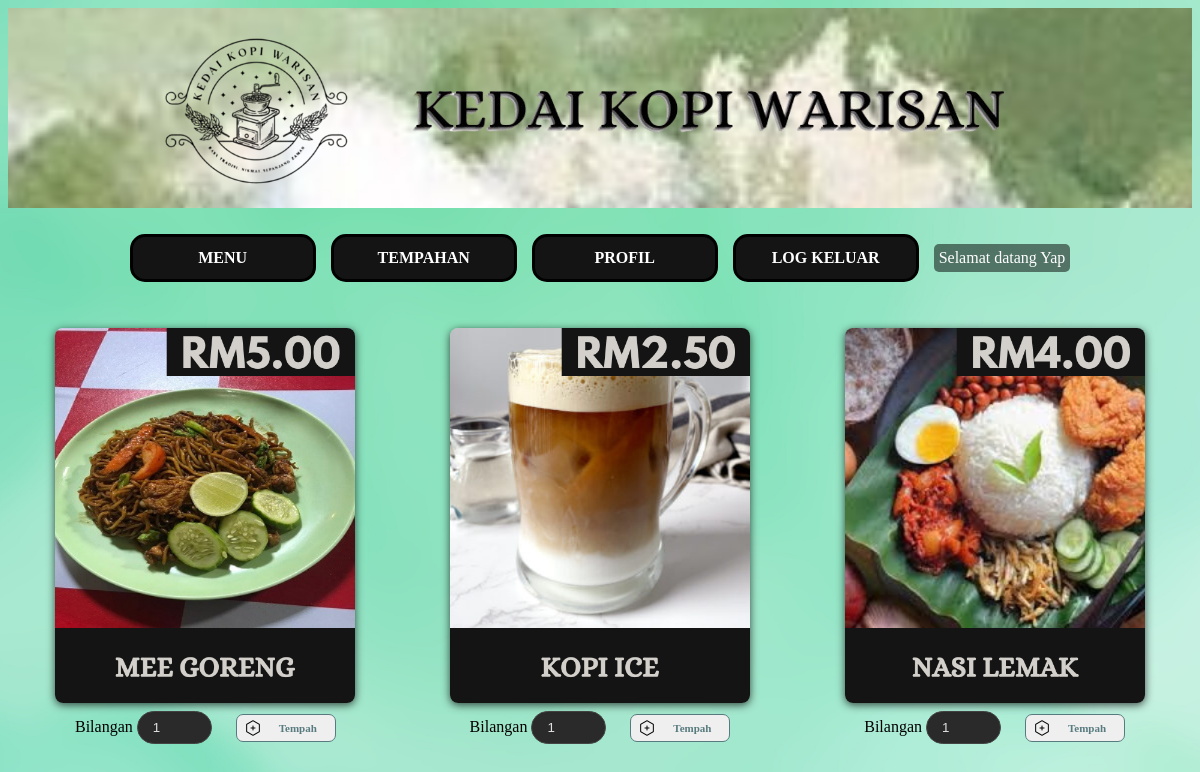
Screenshot of /tempahan/index.php (signed in) with the database file from the repository.
### tables this page shows
CREATE TABLE `pelanggan` (
  `idpelanggan` varchar(4) NOT NULL,
  `katalaluan` varchar(8) DEFAULT NULL,
  `namapelanggan` varchar(30) DEFAULT NULL
);

CREATE TABLE `makanan` (
  `idmakanan` varchar(3) NOT NULL,
  `namamakanan` varchar(20) DEFAULT NULL,
  `gambar` varchar(20) DEFAULT NULL,
  `harga` double(6,2) DEFAULT NULL,
  `idjurujual` varchar(3) DEFAULT NULL
);

### tempahan/index.php (the view, shortened to what this page needs)
<?php
    include("sambungan.php");
    include("pelanggan_menu.php");
    echo "<link rel='stylesheet' href='abutton.css'>";
    echo "<link rel='stylesheet' href='ascroll.css'>";
    echo "<link rel='stylesheet' href='aloader.css'>";
    echo "<main class='menu'>";
    $sql = "select * from makanan";
    $result = mysqli_query($sambungan, $sql);
    if (isset($_SESSION["idpelanggan"])) {
        $idpelanggan = $_SESSION["idpelanggan"];
        while($makanan = mysqli_fetch_array($result)) {
        echo "<figure>
              <img class='home' src='imej/$makanan[gambar]'>
              <figcaption>
                <form method='post' action='tempahan_insert.php'>
                    Bilangan <input type='number' min='1' max='50' value='1' name='bilangan' class='styled-input'>
                    <input type=hidden name=idpelanggan value=$idpelanggan>
                    <input type=hidden name=idmakanan value=$makanan[idmakanan]>
                    <button class='tempah' type='submit' name='submit'>Tempah</button>
                </form>
              </figcaption>
            </figure>";
        }
    }
    else
        while ($makanan = mysqli_fetch_array($result)) {
            echo "<figure><img class='home' src='imej/$makanan[gambar]'></figure>";
        }
    echo "</main>";
?>

### tempahan/pelanggan_menu.php (shortened to what this page needs)
<link rel="stylesheet" href="amenu.css">
<header id="pageHeader">
    <img class="logo" src="imej/logo_old.png">
    <img class="kelab" src="imej/namakedai.png">
</header>
<nav>
    <ul>
        <li>
            <a href="index.php"><b>MENU</b></a>
        </li>
    </ul>
    <ul>
        <li>
           <?php
               if (isset($_SESSION["idpelanggan"]))
                   echo "<a href='tempahan_senarai.php'><b>TEMPAHAN</b></a>";
               else
                   echo "<a href='javascript:papar();'><b>TEMPAHAN</b></a>";
            ?>
        </li>
    </ul>
    <ul>
        <li>
           <?php
               if (isset($_SESSION["idpelanggan"]))
                   echo "<a href='pelanggan_update_user.php'><b>PROFIL</b></a>";
               else
                   echo "<a href='javascript:papar();'><b>PROFIL</b></a>";
            ?>
        </li>
    </ul>
    <ul>
        <li>
           <?php
               if (isset($_SESSION["idpelanggan"]))
                   echo "<a href='logout.php'><b>LOG KELUAR</b></a>";
               else
                   echo "<a href='login.php'><b>LOG MASUK</b></a>";
            ?>
        </li>
    </ul>
    <?php
       if (isset($_SESSION["idpelanggan"])) {
          $idpelanggan = $_SESSION["idpelanggan"];
          $sql = "select * from pelanggan where idpelanggan = '$idpelanggan' ";
          $result = mysqli_query($sambungan, $sql);
          $pelanggan = mysqli_fetch_array($result);
          echo "<span class='welcome-message'>Selamat datang $pelanggan[namapelanggan]</span>";
       }
    ?>
</nav>
<body>
</body>

### tempahan/amenu.css (style rules this page uses)
body { background-image: url(imej/background2.jpg); background-size: cover; background-attachment: fixed; background-position: center; }
img.logo { width: 200px; margin-top: 5px; margin-right: 20px; }
header { height: 200px; display: flex; align-items: center; justify-content: center; margin-top: 5px; background-image: url(imej/header2.jpeg); background-size: cover; background-attachment: fixed; background-position: center; transition: opacity 0.3s ease; }
nav { top: 140px; width: 100%; height: 100px; padding: 0px; display: flex; align-items: center; justify-content: center; }
main.menu { display: flex; gap: 20px; flex-wrap: wrap; justify-content: center; align-items: center; max-width: 1320px; margin: 0 auto; }
figure { flex: 0 0 calc(33.33% - 20px); min-width: 300px; margin: 20px 0 0 0; overflow: visible; position: relative; display: flex; flex-direction: column; align-items: center; }
img.home { width: 300px; height: auto; border-radius: 8px; box-shadow: 0 2px 8px rgba(0, 0, 0, 0.7); position: relative; transition: transform 0.2s ease-in-out; }
ul { list-style: none; padding: 0px; margin: 0px; text-align: center; }
ul li { display: block; float: left; position: relative; }
ul li a { font-family: alice; font-size: 16px; font-weight: normal; text-align: center; color: white; text-decoration: none; width: 150px; padding: 12px 15px; border: 3px solid black; border-radius: 15px; background-color: #141414; margin: 4px 15px 4px 0px; display: block; transition: background-color 0.3s ease, transform 0.3s ease, box-shadow 0.3s ease; position: relative; overflow: hidden; }
ul li a::before { content: ''; position: absolute; top: 50%; left: 50%; width: 300%; height: 300%; background: rgba(255, 255, 255, 0.2); border-radius: 50%; transition: transform 0.5s ease; z-index: 0; transform: translate(-50%, -50%) scale(0); }
.welcome-message { color: white; font-size: 16px; background-color: rgba(0, 0, 0, 0.5); padding: 5px; border-radius: 5px; }
input.styled-input[type="number"] { width: 75px; padding: 8px 15px; margin: 8px 0; border-radius: 20px; border: 1px solid #444; background-color: #2a2a2a; color: #e0e0e0; outline: none; transition: border-color 0.3s ease, background-color 0.3s ease; }

### tempahan/abutton.css (style rules this page uses)
button { font-family: verdana; font-weight: bold; font-size: 11px; text-align: center; color: #587B7F; width: 100px; padding: 7px 8px 7px 32px; border: 1px solid #587B7F; border-radius: 7px; margin-top: 8px; background-position: 8px; background-repeat: no-repeat; transition: background-color 0.3s ease, transform 0.3s ease, box-shadow 0.3s ease; }
button.tempah { background-image: url(imej/add.png); margin-left: 20px; }

### tempahan/ascroll.css (style rules this page uses)
figure { opacity: 0; transform: translateY(100px); transition: opacity 0.6s ease-out, transform 0.6s ease-out; }
figure.active { opacity: 1; transform: translateY(0); }

### rows the page displays
pelanggan: namapelanggan "Yap"
makanan: gambar (picture)
makanan: gambar (picture)
makanan: gambar (picture)
